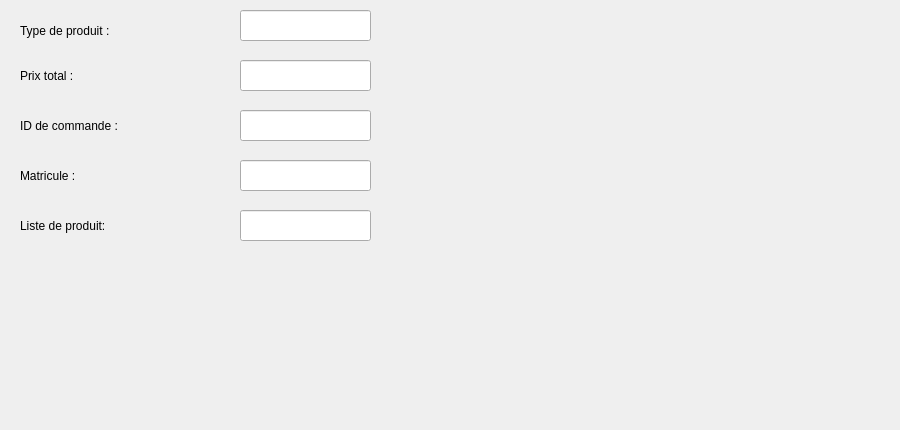
        <widget class="QWidget" name="tab_19">
         <attribute name="icon">
          <iconset>
           <normaloff>../../gestion_fournisseur/AP.png</normaloff>../../gestion_fournisseur/AP.png</iconset>
         </attribute>
         <attribute name="title">
          <string>Rechercher</string>
         </attribute>
         <widget class="QLabel" name="label_33">
          <property name="geometry">
           <rect>
            <x>20</x>
            <y>210</y>
            <width>171</width>
            <height>31</height>
           </rect>
          </property>
          <property name="styleSheet">
           <string notr="true">font: 12pt &quot;MS Shell Dlg 2&quot;;</string>
          </property>
          <property name="text">
           <string>Liste de produit:</string>
          </property>
         </widget>
         <widget class="QLabel" name="label_34">
          <property name="geometry">
           <rect>
            <x>20</x>
            <y>10</y>
            <width>171</width>
            <height>41</height>
           </rect>
          </property>
          <property name="styleSheet">
           <string notr="true">font: 12pt &quot;MS Shell Dlg 2&quot;;</string>
          </property>
          <property name="text">
           <string>Type de produit :</string>
          </property>
         </widget>
         <widget class="QLabel" name="label_35">
          <property name="geometry">
           <rect>
            <x>20</x>
            <y>60</y>
            <width>121</width>
            <height>31</height>
           </rect>
          </property>
          <property name="styleSheet">
           <string notr="true">font: 12pt &quot;MS Shell Dlg 2&quot;;</string>
          </property>
          <property name="text">
           <string>Prix total :</string>
          </property>
         </widget>
         <widget class="QLabel" name="label_36">
          <property name="geometry">
           <rect>
            <x>20</x>
            <y>110</y>
            <width>171</width>
            <height>31</height>
           </rect>
          </property>
          <property name="styleSheet">
           <string notr="true">font: 12pt &quot;MS Shell Dlg 2&quot;;</string>
          </property>
          <property name="text">
           <string>ID de commande :</string>
          </property>
         </widget>
         <widget class="QLineEdit" name="lineEdit_27">
          <property name="geometry">
           <rect>
            <x>240</x>
            <y>60</y>
            <width>131</width>
            <height>31</height>
           </rect>
          </property>
         </widget>
         <widget class="QLineEdit" name="lineEdit_28">
          <property name="geometry">
           <rect>
            <x>240</x>
            <y>10</y>
            <width>131</width>
            <height>31</height>
           </rect>
          </property>
         </widget>
         <widget class="QPushButton" name="pushButton_19">
          <property name="geometry">
           <rect>
            <x>420</x>
            <y>250</y>
            <width>131</width>
            <height>61</height>
           </rect>
          </property>
          <property name="styleSheet">
           <string notr="true">#pushButton_19{
	image: url(:/new/prefix1/i,qge/AP.png);
border:none;}</string>
          </property>
          <property name="text">
           <string/>
          </property>
         </widget>
         <widget class="QLabel" name="label_56">
          <property name="geometry">
           <rect>
            <x>-44</x>
            <y>-27</y>
            <width>891</width>
            <height>421</height>
           </rect>
          </property>
          <property name="text">
           <string/>
          </property>
          <property name="pixmap">
           <pixmap>../../gestion_fournisseur/1.png</pixmap>
          </property>
         </widget>
         <widget class="QLineEdit" name="lineEdit_11">
          <property name="geometry">
           <rect>
            <x>240</x>
            <y>210</y>
            <width>131</width>
            <height>31</height>
           </rect>
          </property>
         </widget>
         <widget class="QLineEdit" name="lineEdit_18">
          <property name="geometry">
           <rect>
            <x>240</x>
            <y>110</y>
            <width>131</width>
            <height>31</height>
           </rect>
          </property>
         </widget>
         <widget class="QLabel" name="label_51">
          <property name="geometry">
           <rect>
            <x>20</x>
            <y>160</y>
            <width>121</width>
            <height>31</height>
           </rect>
          </property>
          <property name="styleSheet">
           <string notr="true">font: 12pt &quot;MS Shell Dlg 2&quot;;</string>
          </property>
          <property name="text">
           <string>Matricule :</string>
          </property>
         </widget>
         <widget class="QPushButton" name="pushButton_41">
          <property name="geometry">
           <rect>
            <x>600</x>
            <y>-100</y>
            <width>271</width>
            <height>381</height>
           </rect>
          </property>
          <property name="styleSheet">
           <string notr="true">#pushButton_41{
	image: url(:/new/prefix1/i,qge/c.png);
border:none;}</string>
          </property>
          <property name="text">
           <string/>
          </property>
         </widget>
         <widget class="QLineEdit" name="lineEdit_4">
          <property name="geometry">
           <rect>
            <x>240</x>
            <y>160</y>
            <width>131</width>
            <height>31</height>
           </rect>
          </property>
         </widget>
         <zorder>label_56</zorder>
         <zorder>label_33</zorder>
         <zorder>label_34</zorder>
         <zorder>label_35</zorder>
         <zorder>label_36</zorder>
         <zorder>lineEdit_27</zorder>
         <zorder>lineEdit_28</zorder>
         <zorder>pushButton_19</zorder>
         <zorder>lineEdit_11</zorder>
         <zorder>lineEdit_18</zorder>
         <zorder>label_51</zorder>
         <zorder>pushButton_41</zorder>
         <zorder>lineEdit_4</zorder>
        </widget>
